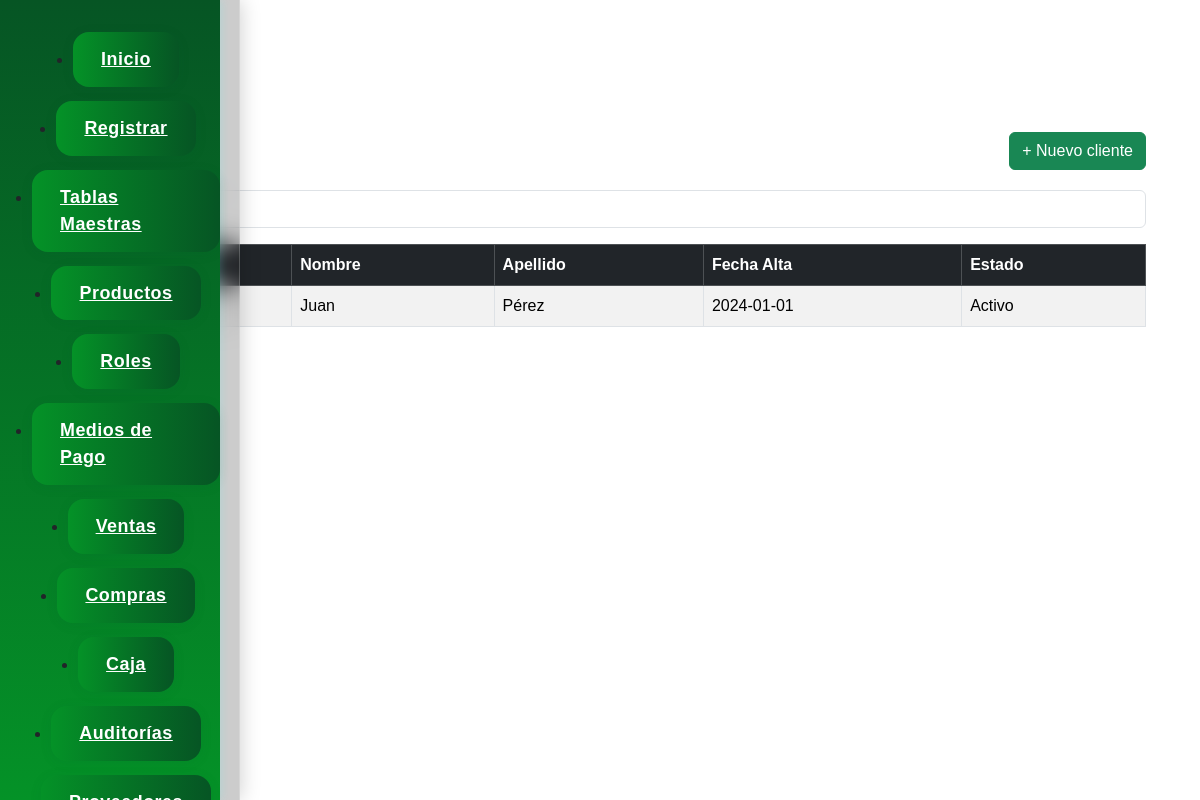
Screenshot of /index.php?page=cliente (signed in) with the database file from the repository.
### tables this page shows
CREATE TABLE cliente (
    id_cliente INT NOT NULL AUTO_INCREMENT,
    rela_persona INT,
    cliente_fecha_alta DATE NOT NULL,
    cliente_estado VARCHAR(50) NOT NULL,
    PRIMARY KEY (id_cliente),
    FOREIGN KEY (rela_persona) REFERENCES persona(id_persona)
);

CREATE TABLE persona (
    id_persona INT NOT NULL AUTO_INCREMENT,
    persona_nombre VARCHAR(50) NOT NULL,
    persona_apellido VARCHAR(50) NOT NULL,
    persona_fecha_nac DATE NOT NULL,
    persona_dni VARCHAR(10) NOT NULL,
    persona_sexo VARCHAR(10),
    persona_direccion VARCHAR(50) NOT NULL,
    PRIMARY KEY (id_persona)
);

### controllers/cliente.controlador.php (called while the page is built, shortened)
<?php
require_once 'models/clientes.php';
class ClienteControlador {
    public function index() {
    $clientes = Cliente::obtenerClientes();
    require 'views/listado_clientes.php';
    }
}

### models/conexion.php (called while the page is built, shortened)
<?php
class Conexion {
    private $_con;
    private $servidor;
    private $usuario;
    private $password;
    private $base_datos;
    public function __construct(){
        $dotenv = Dotenv::createImmutable(__DIR__ . '/../');
        $this->servidor = $_ENV['DB_HOST'];
        $this->usuario = $_ENV['DB_USER'];
        $this->password = $_ENV['DB_PASS'];
        $this->base_datos = $_ENV['DB_NAME'];
    }
    public function conectar(){
        $this->_con = new mysqli($this->servidor, $this->usuario, $this->password, $this->base_datos);
    }
    public function consultar($query){
        $resultado = $this->_con->query($query);
        return $resultado;
    }
}
?>

### models/clientes.php (called while the page is built, shortened)
<?php
require_once "conexion.php";
class Cliente {
    public static function obtenerClientes() {
        $conexion = new Conexion();
    $sql = "SELECT c.id_cliente, c.cliente_fecha_alta, c.cliente_estado,
               p.persona_nombre, p.persona_apellido
        FROM cliente c
        INNER JOIN persona p ON c.rela_persona = p.id_persona
        ORDER BY c.id_cliente DESC";
        $resultado = $conexion->consultar($sql);
        return $resultado;
    }
}
?>

### views/listado_clientes.php (the view, shortened to what this page needs)
<div class="container mt-4">
    <div class="d-flex justify-content-between align-items-center mb-3">
        <h2>Clientes</h2>
        <a href="index.php?page=signup_cliente" class="btn btn-success">+ Nuevo cliente</a>
    </div>
    <div class="mb-3">
        <input type="text" id="buscadorCliente" class="form-control" placeholder="Buscar cliente...">
    </div>
    <table class="table table-bordered table-striped" id="tablaClientes">
        <thead class="table-dark">
            <tr>
                <th>ID Cliente</th>
                <th>Nombre</th>
                <th>Apellido</th>
                <th>Fecha Alta</th>
                <th>Estado</th>
            </tr>
        </thead>
        <tbody>
            <?php while($row = mysqli_fetch_assoc($clientes)) { ?>
            <tr>
                <td><?= $row['id_cliente'] ?></td>
                <td><?= $row['persona_nombre'] ?></td>
                <td><?= $row['persona_apellido'] ?></td>
                <td><?= $row['cliente_fecha_alta'] ?></td>
                <td><?= $row['cliente_estado'] ?></td>
            </tr>
            <?php } ?>
        </tbody>
    </table>
</div>

### styles/signup.css (style rules this page uses)
* { margin: 0; padding: 0; box-sizing: border-box; font-family: 'Arial', sans-serif; }
body { background: white; min-height: 100vh; }

### styles/navbar.css (style rules this page uses)
body, html { margin-left: 220px !important; }
body, html { margin: 0 !important; padding: 0 !important; overflow-x: hidden; min-height: 100vh; box-sizing: border-box; }
body, html, .container, .login-container, .inicio-container, .main-content, .table-responsive, .login-box { margin-top: 0 !important; }
.form-producto-container, .tabla-contenedor, .titulo-listado, .mb-3, .d-flex, .table-producto, .table, .table-responsive, .modal-content { margin-top: 0 !important; }
.container, .login-container, .inicio-container, .main-content, .table-responsive { margin-top: 0 !important; }
.container, .main-content { padding-top: 64px !important; }

### rows the page displays
cliente: rela_persona.persona_nombre "Juan", rela_persona.persona_apellido "Pérez", cliente_fecha_alta "2024-01-01", cliente_estado "Activo"
